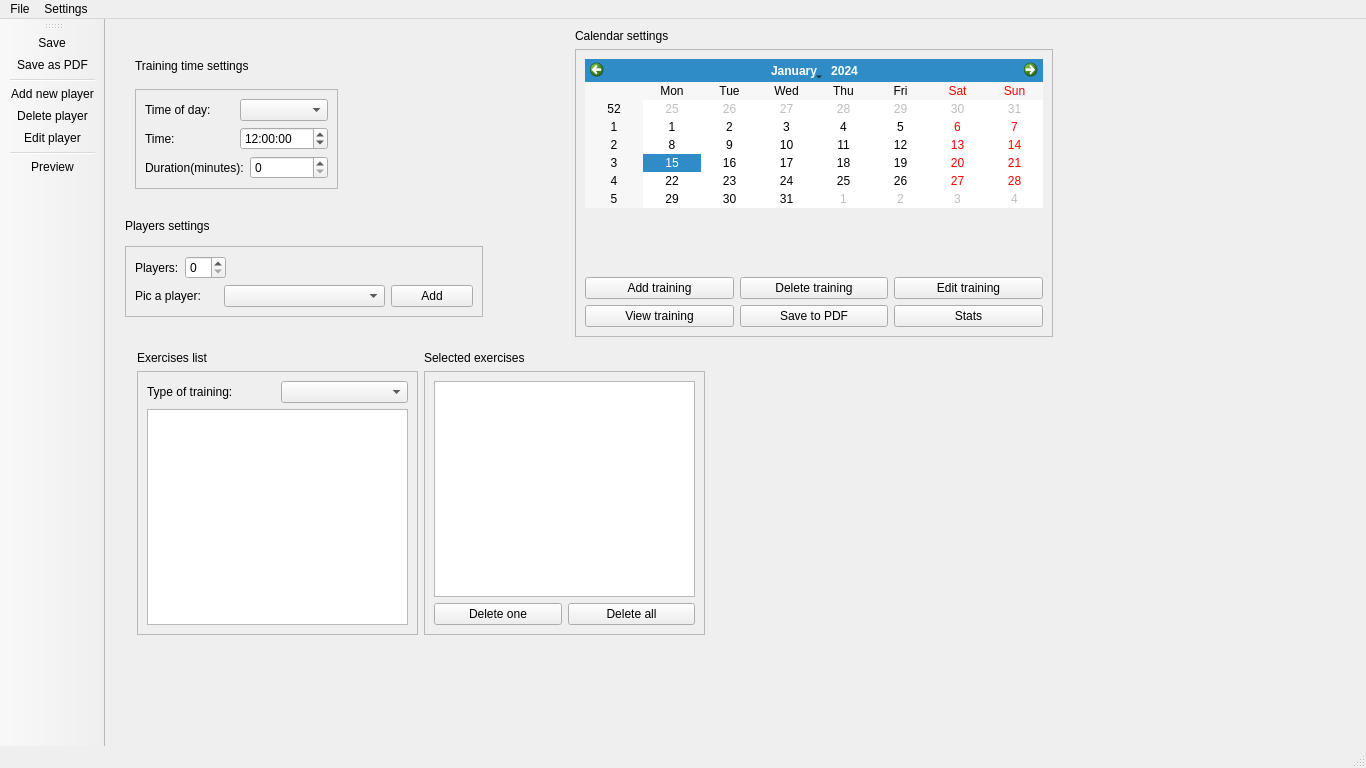
<?xml version="1.0" encoding="UTF-8"?>
<ui version="4.0">
 <class>MainWindow</class>
 <widget class="QMainWindow" name="MainWindow">
  <property name="geometry">
   <rect>
    <x>0</x>
    <y>0</y>
    <width>1366</width>
    <height>768</height>
   </rect>
  </property>
  <property name="windowTitle">
   <string>MainWindow</string>
  </property>
  <widget class="QWidget" name="centralwidget">
   <widget class="QWidget" name="layoutWidget">
    <property name="geometry">
     <rect>
      <x>470</x>
      <y>10</y>
      <width>478</width>
      <height>308</height>
     </rect>
    </property>
    <layout class="QVBoxLayout" name="verticalLayout_2">
     <item>
      <widget class="QLabel" name="calendarSettingLabel">
       <property name="text">
        <string>Calendar settings</string>
       </property>
      </widget>
     </item>
     <item>
      <widget class="QFrame" name="frame">
       <property name="frameShape">
        <enum>QFrame::StyledPanel</enum>
       </property>
       <property name="frameShadow">
        <enum>QFrame::Raised</enum>
       </property>
       <layout class="QVBoxLayout" name="verticalLayout">
        <item>
         <widget class="QCalendarWidget" name="calendarWidget"/>
        </item>
        <item>
         <spacer name="verticalSpacer">
          <property name="orientation">
           <enum>Qt::Vertical</enum>
          </property>
          <property name="sizeHint" stdset="0">
           <size>
            <width>20</width>
            <height>17</height>
           </size>
          </property>
         </spacer>
        </item>
        <item>
         <layout class="QHBoxLayout" name="horizontalLayout">
          <item>
           <widget class="QPushButton" name="addTrainiingButton">
            <property name="text">
             <string>Add training</string>
            </property>
           </widget>
          </item>
          <item>
           <widget class="QPushButton" name="deleteTrainingButton">
            <property name="text">
             <string>Delete training</string>
            </property>
           </widget>
          </item>
          <item>
           <widget class="QPushButton" name="editTrainingButton">
            <property name="text">
             <string>Edit training</string>
            </property>
           </widget>
          </item>
         </layout>
        </item>
        <item>
         <layout class="QHBoxLayout" name="horizontalLayout_2">
          <item>
           <widget class="QPushButton" name="viewTrainingButton">
            <property name="text">
             <string>View training</string>
            </property>
           </widget>
          </item>
          <item>
           <widget class="QPushButton" name="saveToPdfButton">
            <property name="text">
             <string>Save to PDF</string>
            </property>
           </widget>
          </item>
          <item>
           <widget class="QPushButton" name="StatsButton">
            <property name="text">
             <string>Stats</string>
            </property>
           </widget>
          </item>
         </layout>
        </item>
       </layout>
      </widget>
     </item>
    </layout>
   </widget>
   <widget class="QWidget" name="layoutWidget">
    <property name="geometry">
     <rect>
      <x>30</x>
      <y>30</y>
      <width>203</width>
      <height>140</height>
     </rect>
    </property>
    <layout class="QVBoxLayout" name="verticalLayout_4">
     <item>
      <widget class="QLabel" name="label">
       <property name="text">
        <string>Training time settings</string>
       </property>
      </widget>
     </item>
     <item>
      <widget class="QFrame" name="frame_2">
       <property name="frameShape">
        <enum>QFrame::StyledPanel</enum>
       </property>
       <property name="frameShadow">
        <enum>QFrame::Raised</enum>
       </property>
       <layout class="QVBoxLayout" name="verticalLayout_3">
        <item>
         <layout class="QHBoxLayout" name="horizontalLayout_4">
          <item>
           <widget class="QLabel" name="timeOfDayLabel">
            <property name="text">
             <string>Time of day: </string>
            </property>
           </widget>
          </item>
          <item>
           <widget class="QComboBox" name="timeOfDayComboBox">
            <property name="enabled">
             <bool>true</bool>
            </property>
           </widget>
          </item>
         </layout>
        </item>
        <item>
         <layout class="QHBoxLayout" name="horizontalLayout_6">
          <item>
           <widget class="QLabel" name="timeLabel">
            <property name="text">
             <string>Time:</string>
            </property>
           </widget>
          </item>
          <item>
           <widget class="QTimeEdit" name="trainingTimeTimeEdit">
            <property name="focusPolicy">
             <enum>Qt::WheelFocus</enum>
            </property>
            <property name="dateTime">
             <datetime>
              <hour>12</hour>
              <minute>0</minute>
              <second>0</second>
              <year>2000</year>
              <month>1</month>
              <day>1</day>
             </datetime>
            </property>
            <property name="timeSpec">
             <enum>Qt::LocalTime</enum>
            </property>
           </widget>
          </item>
         </layout>
        </item>
        <item>
         <layout class="QHBoxLayout" name="horizontalLayout_3">
          <item>
           <widget class="QLabel" name="durationLabel">
            <property name="text">
             <string>Duration(minutes):</string>
            </property>
           </widget>
          </item>
          <item>
           <widget class="QSpinBox" name="durationSpinBox"/>
          </item>
         </layout>
        </item>
       </layout>
      </widget>
     </item>
    </layout>
   </widget>
   <widget class="QWidget" name="layoutWidget">
    <property name="geometry">
     <rect>
      <x>32</x>
      <y>332</y>
      <width>568</width>
      <height>284</height>
     </rect>
    </property>
    <layout class="QHBoxLayout" name="horizontalLayout_11">
     <item>
      <layout class="QVBoxLayout" name="verticalLayout_10">
       <item>
        <widget class="QLabel" name="label_3">
         <property name="text">
          <string>Exercises list</string>
         </property>
        </widget>
       </item>
       <item>
        <widget class="QFrame" name="frame_4">
         <property name="frameShape">
          <enum>QFrame::StyledPanel</enum>
         </property>
         <property name="frameShadow">
          <enum>QFrame::Raised</enum>
         </property>
         <layout class="QVBoxLayout" name="verticalLayout_9">
          <item>
           <layout class="QVBoxLayout" name="verticalLayout_8">
            <item>
             <layout class="QHBoxLayout" name="horizontalLayout_7">
              <item>
               <widget class="QLabel" name="typeOfTrainingLabel">
                <property name="text">
                 <string>Type of training: </string>
                </property>
               </widget>
              </item>
              <item>
               <widget class="QComboBox" name="typeOfTrainingComboBox"/>
              </item>
             </layout>
            </item>
            <item>
             <layout class="QVBoxLayout" name="verticalLayout_7">
              <item>
               <widget class="QListView" name="exercisesListView"/>
              </item>
              <item>
               <layout class="QHBoxLayout" name="horizontalLayout_9"/>
              </item>
             </layout>
            </item>
           </layout>
          </item>
         </layout>
        </widget>
       </item>
      </layout>
     </item>
     <item>
      <layout class="QVBoxLayout" name="verticalLayout_12">
       <item>
        <widget class="QLabel" name="label_4">
         <property name="text">
          <string>Selected exercises</string>
         </property>
        </widget>
       </item>
       <item>
        <widget class="QFrame" name="frame_5">
         <property name="frameShape">
          <enum>QFrame::StyledPanel</enum>
         </property>
         <property name="frameShadow">
          <enum>QFrame::Raised</enum>
         </property>
         <layout class="QVBoxLayout" name="verticalLayout_11">
          <item>
           <widget class="QListWidget" name="selectedExercisesList"/>
          </item>
          <item>
           <layout class="QHBoxLayout" name="horizontalLayout_10">
            <item>
             <widget class="QPushButton" name="deleteExerciseButton">
              <property name="text">
               <string>Delete one</string>
              </property>
             </widget>
            </item>
            <item>
             <widget class="QPushButton" name="deleteAllExercisesButton">
              <property name="text">
               <string>Delete all</string>
              </property>
             </widget>
            </item>
           </layout>
          </item>
         </layout>
        </widget>
       </item>
      </layout>
     </item>
    </layout>
   </widget>
   <widget class="QWidget" name="">
    <property name="geometry">
     <rect>
      <x>20</x>
      <y>192</y>
      <width>358</width>
      <height>106</height>
     </rect>
    </property>
    <layout class="QVBoxLayout" name="verticalLayout_6">
     <item>
      <widget class="QLabel" name="playersSettingLabel">
       <property name="text">
        <string>Players settings</string>
       </property>
      </widget>
     </item>
     <item>
      <widget class="QFrame" name="frame_3">
       <property name="frameShape">
        <enum>QFrame::StyledPanel</enum>
       </property>
       <property name="frameShadow">
        <enum>QFrame::Raised</enum>
       </property>
       <layout class="QVBoxLayout" name="verticalLayout_5">
        <item>
         <layout class="QHBoxLayout" name="horizontalLayout_5">
          <item>
           <widget class="QLabel" name="label_2">
            <property name="text">
             <string>Players:</string>
            </property>
           </widget>
          </item>
          <item>
           <widget class="QSpinBox" name="playersSpinBox"/>
          </item>
          <item>
           <spacer name="horizontalSpacer">
            <property name="orientation">
             <enum>Qt::Horizontal</enum>
            </property>
            <property name="sizeHint" stdset="0">
             <size>
              <width>218</width>
              <height>20</height>
             </size>
            </property>
           </spacer>
          </item>
         </layout>
        </item>
        <item>
         <layout class="QHBoxLayout" name="horizontalLayout_8">
          <item>
           <widget class="QLabel" name="picAPlayerLabel">
            <property name="text">
             <string>Pic a player:</string>
            </property>
           </widget>
          </item>
          <item>
           <widget class="QComboBox" name="picPlayerComboBox">
            <property name="minimumSize">
             <size>
              <width>161</width>
              <height>0</height>
             </size>
            </property>
           </widget>
          </item>
          <item>
           <widget class="QPushButton" name="addPlayerButton">
            <property name="text">
             <string>Add</string>
            </property>
           </widget>
          </item>
         </layout>
        </item>
       </layout>
      </widget>
     </item>
    </layout>
   </widget>
  </widget>
  <widget class="QMenuBar" name="menubar">
   <property name="geometry">
    <rect>
     <x>0</x>
     <y>0</y>
     <width>1366</width>
     <height>22</height>
    </rect>
   </property>
   <widget class="QMenu" name="menuFile">
    <property name="title">
     <string>File</string>
    </property>
    <addaction name="actionSave"/>
    <addaction name="actionSave_as_PDF"/>
    <addaction name="actionPreview"/>
   </widget>
   <widget class="QMenu" name="menuSettings">
    <property name="title">
     <string>Settings</string>
    </property>
    <addaction name="actionAdd_anew_player"/>
    <addaction name="actionDelete_player"/>
    <addaction name="actionEdit_player"/>
   </widget>
   <addaction name="menuFile"/>
   <addaction name="menuSettings"/>
  </widget>
  <widget class="QStatusBar" name="statusbar"/>
  <widget class="QToolBar" name="toolBar">
   <property name="windowTitle">
    <string>toolBar</string>
   </property>
   <attribute name="toolBarArea">
    <enum>LeftToolBarArea</enum>
   </attribute>
   <attribute name="toolBarBreak">
    <bool>false</bool>
   </attribute>
   <addaction name="actionSave"/>
   <addaction name="actionSave_as_PDF"/>
   <addaction name="separator"/>
   <addaction name="actionAdd_anew_player"/>
   <addaction name="actionDelete_player"/>
   <addaction name="actionEdit_player"/>
   <addaction name="separator"/>
   <addaction name="actionPreview"/>
  </widget>
  <action name="actionSave">
   <property name="icon">
    <iconset resource="res.qrc">
     <normaloff>:/images/save_doc.png</normaloff>:/images/save_doc.png</iconset>
   </property>
   <property name="text">
    <string>Save</string>
   </property>
  </action>
  <action name="actionSave_as_PDF">
   <property name="icon">
    <iconset resource="res.qrc">
     <normaloff>:/images/pdf.png</normaloff>:/images/pdf.png</iconset>
   </property>
   <property name="text">
    <string>Save as PDF</string>
   </property>
  </action>
  <action name="actionAdd_anew_player">
   <property name="icon">
    <iconset resource="res.qrc">
     <normaloff>:/images/add_user.png</normaloff>:/images/add_user.png</iconset>
   </property>
   <property name="text">
    <string>Add new player</string>
   </property>
  </action>
  <action name="actionDelete_player">
   <property name="icon">
    <iconset resource="res.qrc">
     <normaloff>:/images/delete_user.png</normaloff>:/images/delete_user.png</iconset>
   </property>
   <property name="text">
    <string>Delete player</string>
   </property>
  </action>
  <action name="actionEdit_player">
   <property name="icon">
    <iconset resource="res.qrc">
     <normaloff>:/images/edit_user.png</normaloff>:/images/edit_user.png</iconset>
   </property>
   <property name="text">
    <string>Edit player</string>
   </property>
  </action>
  <action name="actionPreview">
   <property name="icon">
    <iconset resource="res.qrc">
     <normaloff>:/images/preview.png</normaloff>:/images/preview.png</iconset>
   </property>
   <property name="text">
    <string>Preview</string>
   </property>
  </action>
 </widget>
 <resources>
  <include location="res.qrc"/>
 </resources>
 <connections/>
</ui>
